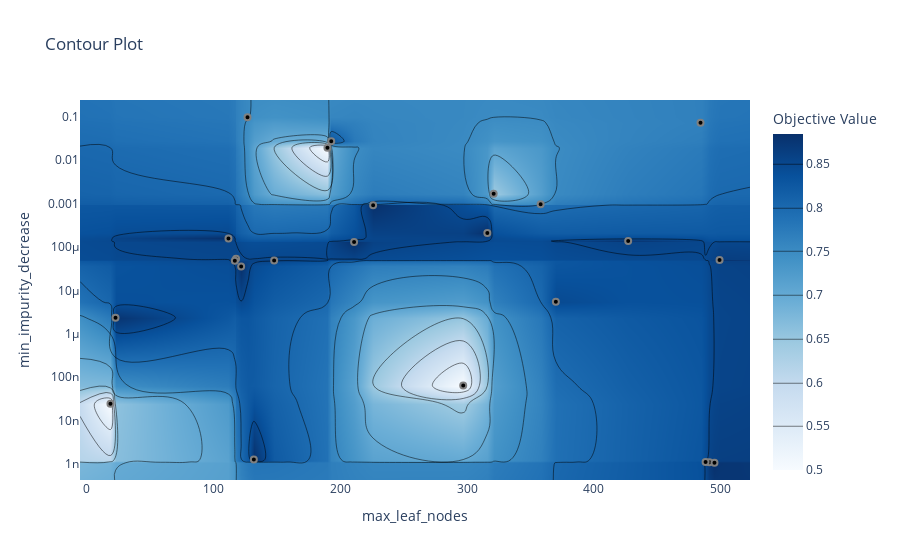

Notebook cell for this chart:
### Markdown cell above
We can plot Contour Plots of Optimization, to highlight the relationship between two hyperparameters and the trial value. Let's look at max_depth vs. min_samples_leaf:

### Code cell
# Plotting a Contour Plot in Optuna
contour_plot = vis.plot_contour(study, params=["min_impurity_decrease", "max_leaf_nodes"])
contour_plot.show()

### Figure 1 — Plotly figure (JSON) as saved in the notebook; plotly's stock layout.template omitted (floating-point values rounded to 4 significant figures; data arrays with more than 128 entries replaced by an {"elided": "..."} marker saying what was removed)
{"data": [{"colorbar": {"title": {"text": "Objective Value"}}, "colorscale": [[0, "rgb(247,251,255)"], [0.125, "rgb(222,235,247)"], [0.25, "rgb(198,219,239)"], [0.375, "rgb(158,202,225)"], [0.5, "rgb(107,174,214)"], [0.625, "rgb(66,146,198)"], [0.75, "rgb(33,113,181)"], [0.875, "rgb(8,81,156)"], [1, "rgb(8,48,107)"]], "connectgaps": true, "contours": {"coloring": "heatmap"}, "hoverinfo": "none", "line": {"smoothing": 1.3}, "reversescale": false, "type": "contour", "x": [-5, 19, 23, 112, 117, 118, 122, 127, 132, 148, 190, 193, 211, 226, 297, 316, 321, 358, 370, 427, 484, 488, 491, 495, 499, 523], "y": [4.329e-10, 1.081e-09, 1.107e-09, 1.123e-09, 1.282e-09, 2.472e-08, 6.454e-08, 2.347e-06, 5.494e-06, 3.561e-05, 4.812e-05, 4.869e-05, 5.024e-05, 5.351e-05, 0.0001295, 0.0001365, 0.0001569, 0.0002103, 0.000911, 0.0009627, 0.001678, 0.01925, 0.02711, 0.07175, 0.09635, 0.2406], "z": {"elided": "26x26 float values"}}, {"marker": {"color": "black", "line": {"color": "Grey", "width": 2}}, "mode": "markers", "showlegend": false, "type": "scatter", "x": [321, 358, 370, 23, 190, 427, 193, 297, 19, 226, 316, 211, 499, 127, 491, 118, 484, 112, 132, 117, 488, 148, 122, 495], "y": [0.001678, 0.0009627, 5.494e-06, 2.347e-06, 0.01925, 0.0001365, 0.02711, 6.454e-08, 2.472e-08, 0.000911, 0.0002103, 0.0001295, 5.024e-05, 0.09635, 1.107e-09, 5.351e-05, 0.07175, 0.0001569, 1.282e-09, 4.812e-05, 1.123e-09, 4.869e-05, 3.561e-05, 1.081e-09]}], "layout": {"title": {"text": "Contour Plot"}, "xaxis": {"range": [-5, 523], "title": {"text": "max_leaf_nodes"}}, "yaxis": {"range": [-9.364, -0.6186], "title": {"text": "min_impurity_decrease"}, "type": "log"}}}
